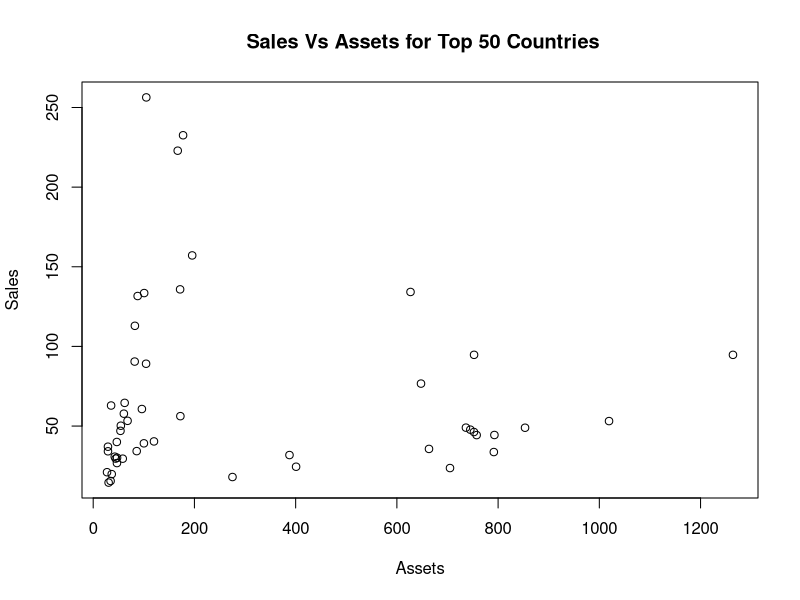
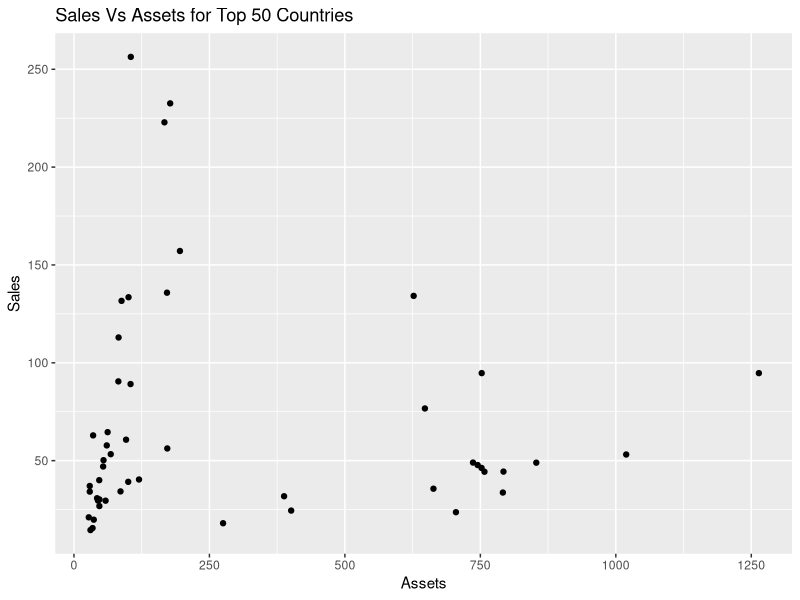
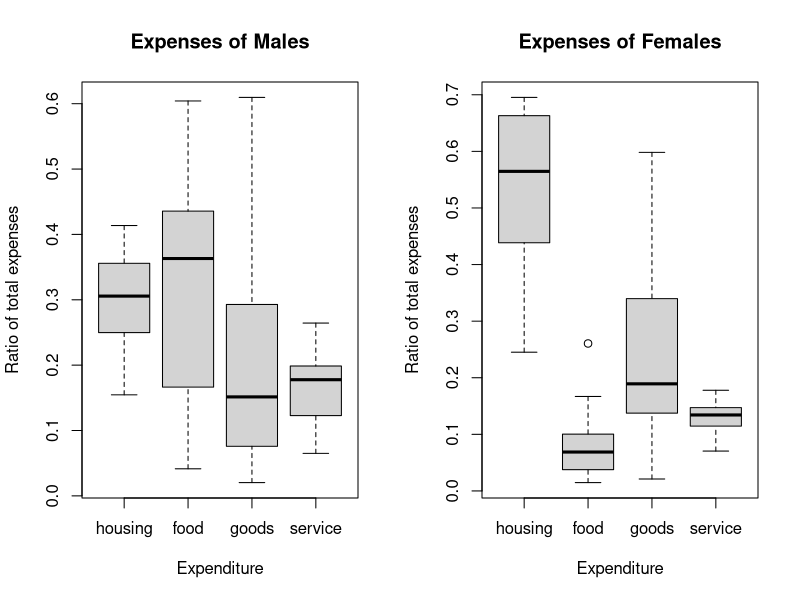
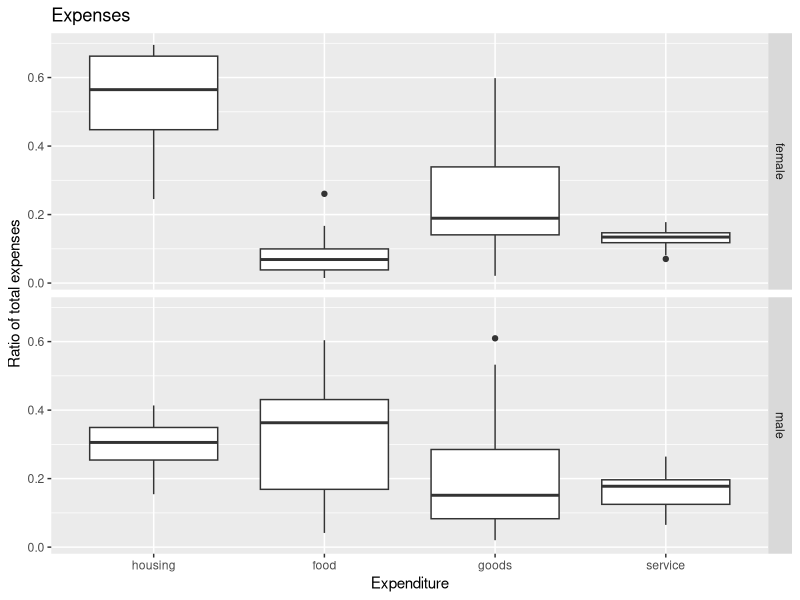
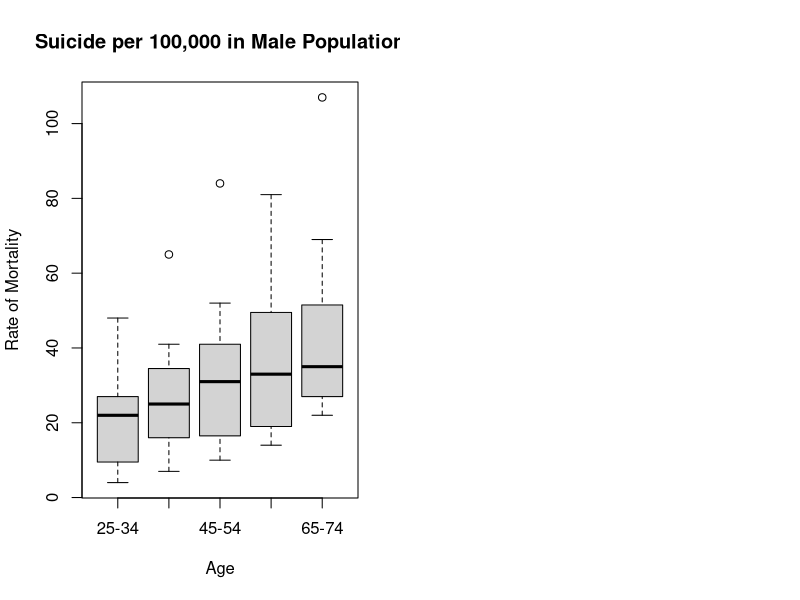
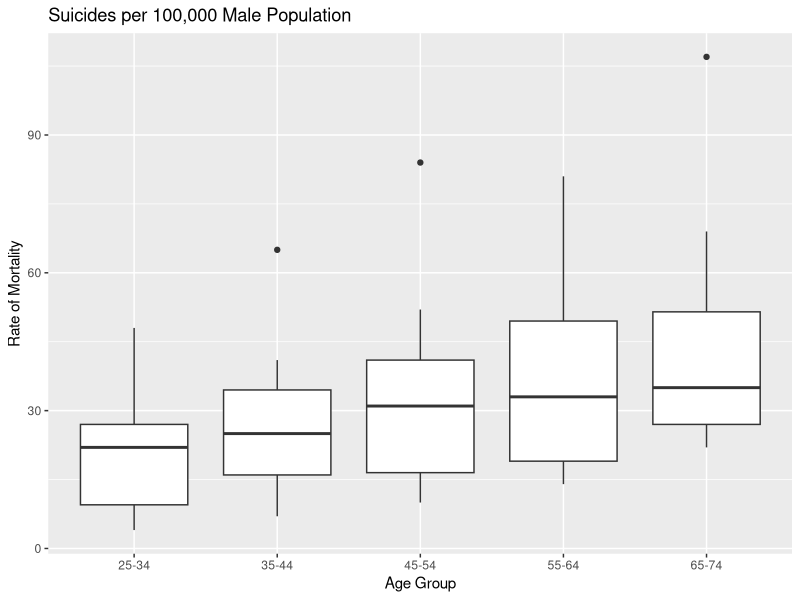
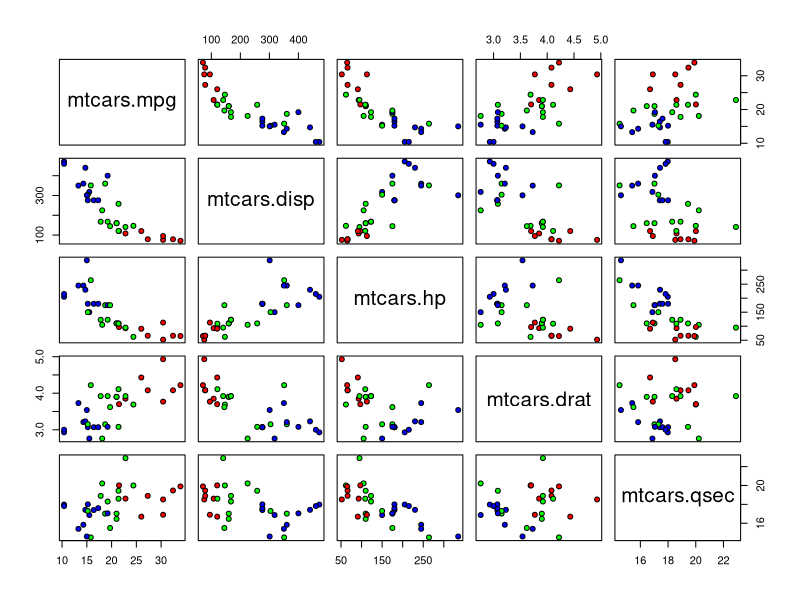
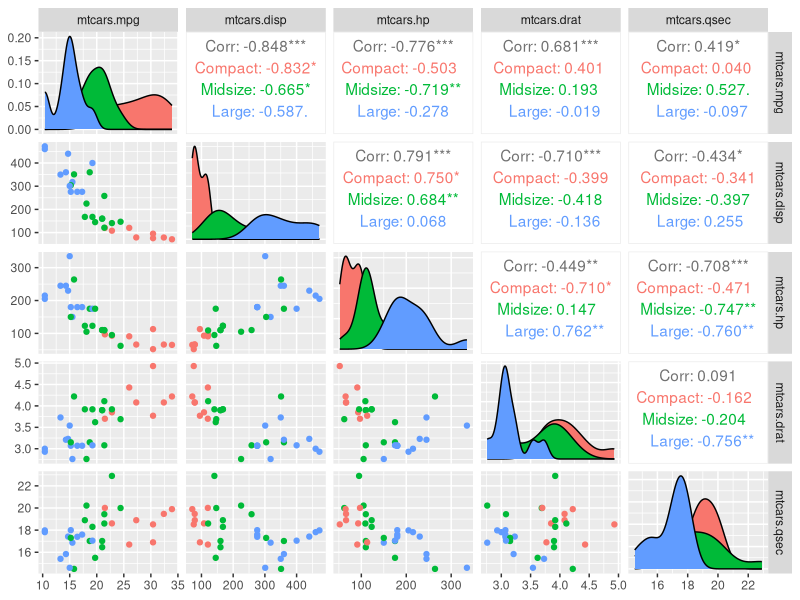

The R source for these figures, in order:
## ---- chunk 1
knitr::opts_chunk$set(message=F,warning=F,echo=F,fig_height=10,fig_width=7,cache = F)
## ---- chunk 2
library(HSAUR3)
library(ggplot2)
library(GGally)
## ---- chunk 3
#subset and aggregate by mean
tmp <- subset(Forbes2000, 
              country %in% c("United Kingdom", "Germany", "France", "United States"))
p <- aggregate( profits ~ country, data=tmp, FUN=median, na.rm = T)
p
## ---- chunk 4
#subset by germany and find profit less than 0
attach(Forbes2000)
NegativeGermany = name[country == "Germany"][which(profits[country == "Germany"]<0)]
NegativeGermany
## ---- chunk 5
#subset by bermuda and sort by category taking top category
Bermuda = subset(Forbes2000, country == "Bermuda")
Bermuda = sort(table(Bermuda$category),decreasing = T)
Bermuda[1]
## ---- chunk 6
# order top 50 and then plot sales against assets
top50= Forbes2000[order(profits,decreasing = TRUE),]
top50=top50[1:50,]
plot(sales ~ assets , data=top50,xlab="Assets", ylab="Sales",main=" Sales Vs Assets for Top 50 Countries")


ggplot(top50, aes(x=assets, y=sales))+geom_point()+ labs(x = "Assets",
      y = "Sales",title = "Sales Vs Assets for Top 50 Countries")
## ---- chunk 7
#Calculate the mean of sales for each country 
means = tapply(sales, country, mean)
means

#subset of dataset by requested profits and frequency of countries above the threshold 
prof5b = Forbes2000[which(Forbes2000$profits > 5),]
freq5b<-data.frame(table(prof5b$country))

#countries with campanies above 5 billion
freq5b<-freq5b[freq5b$Freq > 0,]
freq5b
## ---- chunk 8
attach(household)
household_ratio = household
household_ratio$total = housing + food + goods + service
household_ratio$housing = household$housing/household_ratio$total
household_ratio$food = household$food/household_ratio$total
household_ratio$goods = household$goods/household_ratio$total
household_ratio$service = household$service/household_ratio$total
household_ratio$row = row.names(household)
household_ratio = household_ratio[-6]
detach(household)
#plot with r and ggplot
library(reshape)
attach(household_ratio)
household_long = melt(household_ratio, id.vars = c("row", "gender"))
males = subset(household_long, gender == "male")
females = subset(household_long, gender == "female")
par(mfrow=c(1,2))
boxplot(value~variable, data = males,
        xlab = "Expenditure", ylab = "Ratio of total expenses", main = "Expenses of Males")
boxplot(value~variable, data = females,
        xlab = "Expenditure", ylab = "Ratio of total expenses", main = "Expenses of Females")
gends = c("male", "female")
ggplot(household_long, aes(x=variable, y=value))+ geom_boxplot()+ 
    ggtitle("Expenses")+ xlab("Expenditure")+ ylab("Ratio of total expenses")+
    facet_grid(rows = vars(gender))
detach(household_ratio)
## ---- chunk 9
suicide = suicides2
colnames(suicide)[1] = "25-34"
colnames(suicide)[2] = "35-44"
colnames(suicide)[3] = "45-54"
colnames(suicide)[4] = "55-64"
colnames(suicide)[5] = "65-74"
attach(suicide)

#plotting mortality rates by age
suicide$Country = row.names(suicide)
long_suicide = melt(suicide, id.vars = "Country")
boxplot(value~variable, data=long_suicide,
xlab = "Age", ylab = "Rate of Mortality", main="Suicide per 100,000 in Male Population")
ggplot(long_suicide, aes(x=variable, y=value))+ geom_boxplot()+ ggtitle("Suicides per 100,000 Male Population")+
xlab("Age Group")+ ylab("Rate of Mortality")

## ---- chunk 10
#Make formula
1.4826 * median(abs(chickwts$weight-median(chickwts$weight)))
#Check formula using mad()
mad(chickwts$weight)

## ---- chunk 11
state = state.x77
state = as.data.frame(state)
#add state division to state df
state$division = state.division
#add state name to state df
state$name = state.name

NewEng = subset(state, division == "New England")
#order by income and print top state
NewEng = NewEng[order(NewEng$Income),]
NewEng$name[1]

## ---- chunk 12
library(MASS)
head(Cars93)
#selecting cars with mpg less than 25 and wt greater than 3500
car_output=Cars93[Cars93$MPG.highway<25 & Cars93$Weight>3500,]
##selecting the only required columns 
car_output=car_output[,c(2,4,6,8,25)]
print(car_output)

## ---- chunk 13
##creating mycars
cars=Cars93[,c(4,6,7,8,12,19,25)]


#a. creating Cars.Means
Cars.Means=c(mean(cars$Min.Price),mean(cars$Max.Price),mean(cars$MPG.city),mean(cars$MPG.highway),mean(cars$EngineSize),mean(cars$Length),mean(cars$Weight))
print(Cars.Means)

#b. creating Cars.Std.Errors
Std.Errors <- function(x){
  sd(x, na.rm=TRUE) / sqrt(length(x[!is.na(x)]))
}

Cars.Std.Errors<-c(Std.Errors(cars$Min.Price),Std.Errors(cars$Max.Price),Std.Errors(cars$MPG.city),Std.Errors(cars$MPG.highway),Std.Errors(cars$EngineSize),Std.Errors(cars$Length),Std.Errors(cars$Weight))
Cars.Std.Errors

## ---- chunk 14
#a) take mean by metric and plant species
apply(iris3, c(3,2), mean)


#b) take mean by metric only regardless of species
apply(iris3, 2, mean)


## ---- chunk 15
##using "state" from previous questions

#a 
state$Region = state.region
tapply(state$Income, state$Region, mean)

#b
tapply(state$Illiteracy, state$division, mean)

#c
tapply(state$name, state$Region, length)



## ---- chunk 16

#define the carsizes by weight 
carsize=cut(mtcars[,"wt"], breaks = c(0, 2.5, 3.5, 5.5),labels = c("Compact", "Midsize", "Large"))

#making a new data with carsize column
newcar=data.frame(mtcars$mpg, mtcars$disp, mtcars$hp, mtcars$drat, mtcars$qsec, carsize)

#plotting mpg, disp, hp, drat, qsec 
pairs(newcar[,1:5], pch=21,bg=c("red", "green", "blue") [newcar$carsize])

#ggplot version
ggpairs(newcar[,1:5], mapping = ggplot2::aes(color = newcar$carsize))
    
## ---- chunk 17
wtanova=aov(chickwts$weight~chickwts$feed)
chick.aov=summary(wtanova)
chick.aov

## ---- chunk 18
#write the function
ttest = function(x, mu){
    m = mean(x)
    std = sd(x)
    n = length(x)
    t = (m - mu)/(std/sqrt(n))
    p = 2*pt(-abs(t), df=n-1)
    return(list("t" = t, "p" = p))
}
#use the function
ttest(chickwts$weight, 240)
